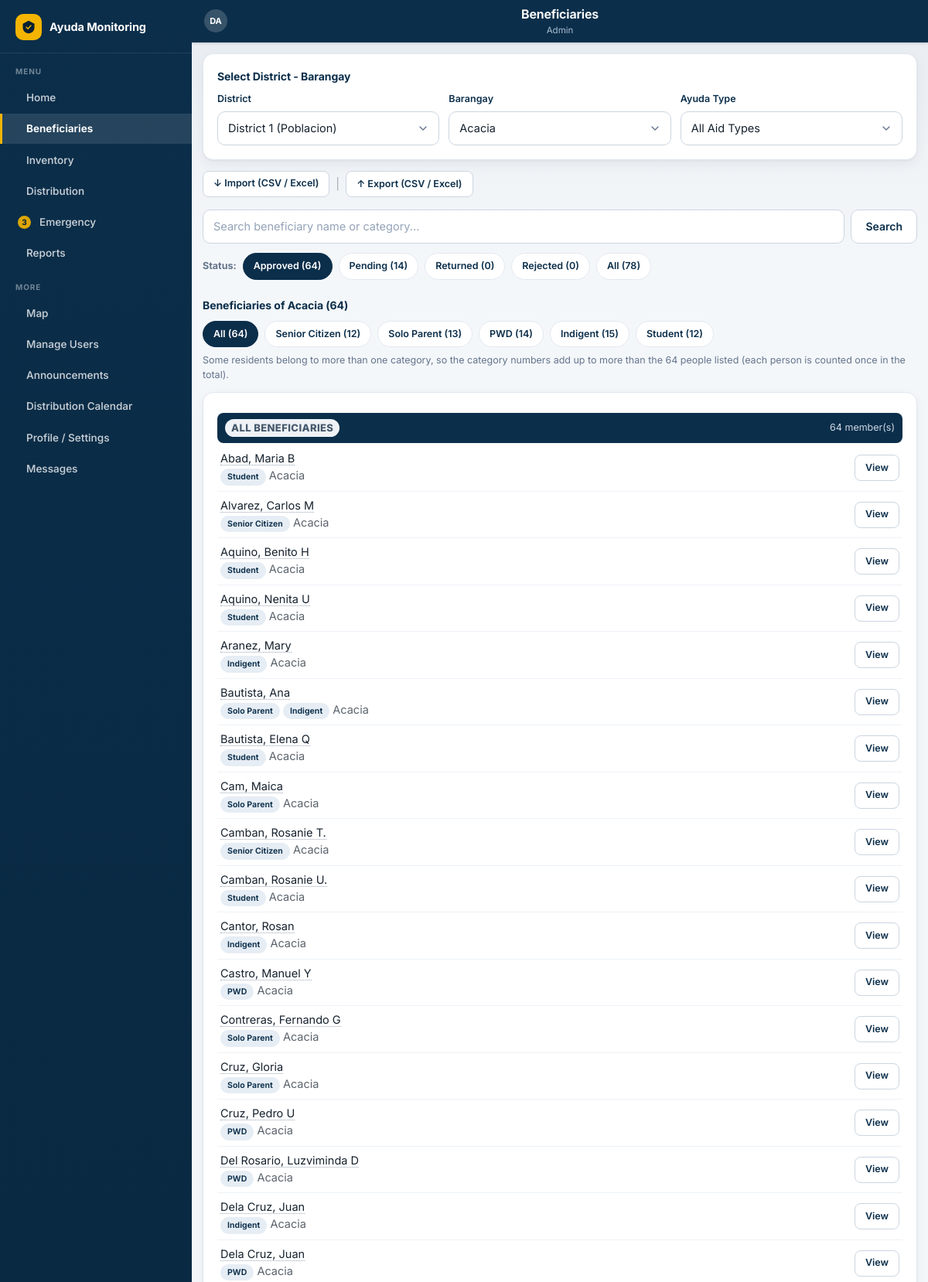
/beneficiaries.php (signed in, upper part), run on the app's committed database.
### tables this page shows
CREATE TABLE `barangays` (
  `id` int(11) NOT NULL AUTO_INCREMENT,
  `district_id` int(11) NOT NULL,
  `name` varchar(100) NOT NULL,
  `latitude` decimal(10,7) DEFAULT NULL,
  `longitude` decimal(10,7) DEFAULT NULL,
  PRIMARY KEY (`id`),
  KEY `district_id` (`district_id`),
  CONSTRAINT `barangays_ibfk_1` FOREIGN KEY (`district_id`) REFERENCES `districts` (`id`) ON DELETE CASCADE
);

CREATE TABLE `beneficiaries` (
  `id` int(11) NOT NULL AUTO_INCREMENT,
  `beneficiary_code` varchar(100) DEFAULT NULL,
  `full_name` varchar(150) NOT NULL,
  `first_name` varchar(100) DEFAULT NULL,
  `middle_initial` varchar(10) DEFAULT NULL,
  `last_name` varchar(100) DEFAULT NULL,
  `gender` enum('Female','Male','Prefer not to say') DEFAULT NULL,
  `civil_status` enum('Single','Married','Widowed','Separated/Annulled') DEFAULT NULL,
  `occupation` varchar(120) DEFAULT NULL,
  `daily_income` decimal(12,2) DEFAULT NULL,
  `monthly_income` decimal(12,2) DEFAULT NULL,
  `house_occupancy` enum('Owner','Renter','Sharer','Other') DEFAULT NULL,
  `lot_occupancy` enum('Owner','Renter','Sharer','Other') DEFAULT NULL,
  `date_of_birth` date DEFAULT NULL,
  `address` varchar(255) NOT NULL,
  `district_id` int(11) NOT NULL,
  `barangay_id` int(11) NOT NULL,
  `category` enum('Senior Citizen','Solo Parent','PWD','Indigent','Student') NOT NULL,
  `contact_number` varchar(20) DEFAULT NULL,
  `status` enum('pending','approved','rejected','returned') NOT NULL DEFAULT 'pending',
  `verification_step` enum('submitted','barangay','cswdo','approved') DEFAULT 'submitted',
  `is_duplicate` tinyint(1) NOT NULL DEFAULT 0,
  `password_hash` varchar(255) DEFAULT NULL,
  `approved_by` int(11) DEFAULT NULL,
  `approved_at` datetime DEFAULT NULL,
  `rejected_at` datetime DEFAULT NULL,
  `rejected_reason` varchar(255) DEFAULT NULL,
  `return_reason` varchar(255) DEFAULT NULL,
  `last_seen_updates_at` datetime DEFAULT NULL,
  `created_at` datetime DEFAULT current_timestamp(),
  `reset_token` varchar(64) DEFAULT NULL,
  `reset_expires` datetime DEFAULT NULL,
  PRIMARY KEY (`id`),
  UNIQUE KEY `beneficiary_code` (`beneficiary_code`),
  KEY `district_id` (`district_id`),
  KEY `barangay_id` (`barangay_id`),
  KEY `approved_by` (`approved_by`),
  CONSTRAINT `beneficiaries_ibfk_1` FOREIGN KEY (`district_id`) REFERENCES `districts` (`id`),
  CONSTRAINT `beneficiaries_ibfk_2` FOREIGN KEY (`barangay_id`) REFERENCES `barangays` (`id`),
  CONSTRAINT `beneficiaries_ibfk_3` FOREIGN KEY (`approved_by`) REFERENCES `users` (`id`) ON DELETE SET NULL
);

### includes/functions.php (called while the page is built, shortened)
<?php
function e(?string $str): string {
    return htmlspecialchars((string)$str, ENT_QUOTES, 'UTF-8');
}
function formatName(?string $fullName): string {
    $fn = trim((string)$fullName);
    if (strpos($fn, ',') !== false) return $fn;
    $parts = preg_split('/\s+/', $fn);
    $surname = array_pop($parts);
    return $surname . ', ' . implode(' ', $parts);
}
function getBarangays(PDO $pdo, int $districtId): array {
    $stmt = $pdo->prepare("SELECT * FROM barangays WHERE district_id = ? ORDER BY name");
    $stmt->execute([$districtId]);
    return $stmt->fetchAll();
}
function getBarangayById(PDO $pdo, int $id): ?array {
    $stmt = $pdo->prepare("SELECT b.*, d.name AS district_name FROM barangays b JOIN districts d ON d.id = b.district_id WHERE b.id = ?");
    $stmt->execute([$id]);
    $r = $stmt->fetch();
    return $r ?: null;
}

### includes/_beneficiary_row.php (the view, shortened to what this page needs)
<div class="final-list-item" id="ben-<?= (int)$m['id'] ?>">
    <div>
        <div class="li-name">
            <a href="beneficiary_detail.php?id=<?= (int)$m['id'] ?>" style="color:inherit;text-decoration:none;border-bottom:1px dotted #9aa7b5;">
                <?= e(formatName($m['full_name'])) ?>
            </a>
        </div>
        <div class="li-sub">
            <?php
            $rowCats = $m['categories'] ?? [(string)($m['category'] ?? '')];
            $rowCats = array_values(array_filter($rowCats, fn($c) => $c !== ''));
            ?>
            <?php foreach ($rowCats as $rc): ?><span class="badge badge-navy" style="font-size:10.5px;"><?= e($rc) ?></span> <?php endforeach; ?>
            <span style="opacity:.7;"><?= e($m['barangay_name']) ?></span>
        </div>
    </div>
    <div class="d-flex align-center gap-2">
        <a href="beneficiary_detail.php?id=<?= (int)$m['id'] ?>" class="btn btn-outline btn-sm">View</a>
    </div>
</div>

### beneficiaries.php (shortened to what this page needs)
<?php
require_once __DIR__ . '/includes/functions.php';
$districtId = (int)($_GET['district_id'] ?? 0);
$barangayId = (int)($_GET['barangay_id'] ?? 0);
        $catFilter = $_GET['category'] ?? 'All';
        $q = trim($_GET['q'] ?? '');
$aidFilter = $_GET['aid_type'] ?? 'all';
$aidOptions = ['all' => 'All Aid Types', 'cash' => 'Cash', 'food_pack' => 'Food Packs', 'relief_goods' => 'Relief Goods', 'hygiene' => 'Hygiene'];
$statusTabs = ['approved' => 'Approved', 'pending' => 'Pending', 'returned' => 'Returned', 'rejected' => 'Rejected', 'all' => 'All'];
$statusFilter = strtolower(trim($_GET['status'] ?? 'approved'));
$districts = $pdo->query("SELECT * FROM districts ORDER BY id LIMIT 3")->fetchAll();
if ($districtId <= 0 && $districts) $districtId = (int)$districts[0]['id'];
$barangays = ($districtId > 0) ? getBarangays($pdo, $districtId) : [];
if ($barangayId <= 0 && $barangays) $barangayId = (int)$barangays[0]['id'];
$selectedBarangay = $barangayId > 0 ? getBarangayById($pdo, $barangayId) : null;
$categories = BENEFICIARY_CATEGORIES;
$barangayIdInt = (int)$barangayId;
$memberSql = "SELECT b.*, br.name AS barangay_name, d.name AS district_name
              FROM beneficiaries b
              JOIN barangays br ON br.id = b.barangay_id
              JOIN districts d ON d.id = b.district_id
              WHERE b.barangay_id = ?";
$mParams = [$barangayIdInt];
if ($statusFilter !== 'all') {
    $memberSql .= " AND b.status = ?";
    $mParams[] = $statusFilter;
}
$memberSql .= " ORDER BY b.full_name ASC, b.id ASC";
$mStmt = $pdo->prepare($memberSql);
$mStmt->execute($mParams);
$members = $mStmt->fetchAll();
$membersByCategory = [];
foreach ($members as $m) {
    foreach ($m['categories'] as $cc) { $membersByCategory[$cc][] = $m; }
}
$totalMembers = count($members);
$selectedCat = ($catFilter !== 'All' && in_array($catFilter, $categories, true)) ? $catFilter : 'All';
?>
<!DOCTYPE html>
<html lang="en">
<head>
<link rel="stylesheet" href="assets/css/style.css?v=20261019b">
</head>
<body>
<div class="app-shell wide">
    <?php include __DIR__ . '/includes/app_header.php'; ?>
    <div class="content">
        <div class="card" style="margin-bottom:14px;">
            <div class="section-title" style="margin:0 0 10px;">Select District - Barangay</div>
            <form method="GET" class="picker-bar">
                <div class="form-group" style="flex:1;min-width:170px;margin-bottom:0;">
                    <label>District</label>
                    <select name="district_id" class="form-control" onchange="location.href='beneficiaries.php?district_id='+this.value+'&status=<?= e($statusFilter) ?>&aid_type=<?= e($aidFilter) ?>'">
                        <?php foreach ($districts as $i => $d): ?>
                            <option value="<?= (int)$d['id'] ?>" <?= $districtId === (int)$d['id'] ? 'selected' : '' ?>>District <?= (int)$i + 1 ?> (<?= e($d['name']) ?>)</option>
                        <?php endforeach; ?>
                    </select>
                </div>
                <div class="form-group" style="flex:1;min-width:170px;margin-bottom:0;">
                    <label>Barangay</label>
                    <select name="barangay_id" class="form-control" onchange="this.form.submit()">
                        <?php foreach ($barangays as $b): ?>
                            <option value="<?= (int)$b['id'] ?>" <?= $barangayId === (int)$b['id'] ? 'selected' : '' ?>><?= e($b['name']) ?></option>
                        <?php endforeach; ?>
                    </select>
                </div>
                <div class="form-group" style="flex:1;min-width:150px;margin-bottom:0;">
                    <label>Ayuda Type</label>
                    <select name="aid_type" class="form-control" onchange="this.form.submit()">
                        <?php foreach ($aidOptions as $ak => $al): ?>
                            <option value="<?= e($ak) ?>" <?= $aidFilter === $ak ? 'selected' : '' ?>><?= e($al) ?></option>
                        <?php endforeach; ?>
                    </select>
                </div>
            </form>
        </div>
        <div class="d-flex gap-2 mb-3" style="flex-wrap:wrap;justify-content:space-between;align-items:center;">
            <div class="d-flex gap-2" style="flex-wrap:wrap;align-items:center;">
                <a href="import.php" class="btn btn-outline btn-sm">&#8595; Import (CSV / Excel)</a>
                <span style="opacity:.35;">|</span>
                <div class="dropdown">
                    <button type="button" class="btn btn-outline btn-sm" onclick="toggleExportMenu(this)">&#8593; Export (CSV / Excel)</button>
                </div>
            </div>
        </div>
        <?php if ($selectedBarangay): ?>
        <form method="GET" class="search-bar">
            <input type="text" name="q" class="form-control" value="<?= e($q) ?>" placeholder="Search beneficiary name or category...">
            <button class="btn btn-outline">Search</button>
        </form>
        <?php endif; ?>
        <?php
        $statusCounts = ['approved' => 0, 'pending' => 0, 'returned' => 0, 'rejected' => 0];
        $scSql = "SELECT b.status, COUNT(*) n FROM beneficiaries b WHERE b.barangay_id = ?";
        $scParams = [$barangayIdInt];
        $scSql .= " GROUP BY b.status";
        $scStmt = $pdo->prepare($scSql);
        $scStmt->execute($scParams);
        foreach ($scStmt->fetchAll() as $scr) { if (isset($statusCounts[$scr['status']])) $statusCounts[$scr['status']] = (int)$scr['n']; }
        $statusTotal = array_sum($statusCounts);
        ?>
        <div class="d-flex gap-2 mb-2" style="flex-wrap:wrap;align-items:center;">
            <span class="small text-muted" style="font-weight:700;">Status:</span>
            <?php foreach ($statusTabs as $sk => $sl):
                $scnt = ($sk === 'all') ? $statusTotal : ($statusCounts[$sk] ?? 0); ?>
                <a href="?district_id=<?= $districtId ?>&barangay_id=<?= $barangayId ?>&category=<?= urlencode($selectedCat) ?>&status=<?= urlencode($sk) ?>&aid_type=<?= urlencode($aidFilter) ?>&q=<?= urlencode($q) ?>"
                   class="chip <?= $statusFilter === $sk ? 'active' : '' ?>"><?= e($sl) ?> (<?= $scnt ?>)</a>
            <?php endforeach; ?>
        </div>
        <div class="section-title">Beneficiaries of <?= $selectedBarangay ? e($selectedBarangay['name']) : 'â€”' ?> (<?= $totalMembers ?>)</div>
        <?php
        $membershipSum = 0;
        foreach ($categories as $c) $membershipSum += count($membersByCategory[$c] ?? []);
        ?>
        <div class="d-flex gap-2 mb-3" style="flex-wrap:wrap;">
            <a href="?district_id=<?= $districtId ?>&barangay_id=<?= $barangayId ?>&category=All&status=<?= urlencode($statusFilter) ?>&aid_type=<?= urlencode($aidFilter) ?>&q=<?= urlencode($q) ?>" class="chip <?= $selectedCat==='All' ? 'active' : '' ?>">All (<?= $totalMembers ?>)</a>
            <?php foreach ($categories as $c): $cnt = count($membersByCategory[$c] ?? []); ?>
                <a href="?district_id=<?= $districtId ?>&barangay_id=<?= $barangayId ?>&category=<?= urlencode($c) ?>&status=<?= urlencode($statusFilter) ?>&aid_type=<?= urlencode($aidFilter) ?>&q=<?= urlencode($q) ?>"
                   class="chip <?= $selectedCat===$c ? 'active' : '' ?>"><?= e($c) ?> (<?= $cnt ?>)</a>
            <?php endforeach; ?>
        </div>
        <?php if ($membershipSum > $totalMembers): ?>
            <div class="small text-muted" style="margin-top:-8px;margin-bottom:12px;">
                <?= svgIcon('info', 13) ?> Some residents belong to more than one category, so the category numbers add up to more than the <?= $totalMembers ?> people listed (each person is counted once in the total).
            </div>
        <?php endif; ?>
        <?php
        $listMembers = $selectedCat === 'All' ? $members : ($membersByCategory[$selectedCat] ?? []);
        ?>
        <div class="card" style="margin-bottom:14px;">
            <?php if (!$listMembers): ?>
                <div class="empty-state">
                    <div class="es-icon"><?= svgIcon('users', 30) ?></div>
                    <?= $selectedCat === 'All' ? 'No beneficiaries in this barangay.' : 'No ' . e($selectedCat) . ' members in this barangay.' ?>
                </div>
            <?php else: ?>
                <div class="cat-group">
                    <div class="cat-header">
                        <span class="cat-tag"><?= $selectedCat === 'All' ? 'All Beneficiaries' : e($selectedCat) ?></span>
                        <span class="small"><?= count($listMembers) ?> member(s)<?= $aidFilter !== 'all' ? ' • Filtered by: ' . e($aidOptions[$aidFilter] ?? $aidFilter) : '' ?></span>
                    </div>
                    <?php foreach ($listMembers as $m): ?>
                        <?php include __DIR__ . '/includes/_beneficiary_row.php'; ?>
                    <?php endforeach; ?>
                </div>
            <?php endif; ?>
        </div>
    </div>
    <?php include __DIR__ . '/includes/app_bottomnav.php'; ?>
</div>
</body>
</html>

### beneficiaries.php (style rules this page uses)
.final-list-item { display:flex; align-items:center; justify-content:space-between; gap:10px; padding:7px 4px; border-bottom:1px solid #eef2f7; }
.cat-group { margin:6px 0; }
.cat-header { background:var(--navy); color:#fff; border-radius:8px; padding:8px 10px; margin:8px 0 2px; display:flex; align-items:center; justify-content:space-between; }
.cat-tag { font-weight:800; font-size:13px; text-transform:uppercase; letter-spacing:.4px; }
.cat-header .small { color:#cfd8e6 !important; }
.picker-bar { display:flex; gap:12px; flex-wrap:wrap; align-items:flex-end; }
.dropdown { position:relative; display:inline-block; }

### data on the page
barangays: name "Acacia"
beneficiaries: full_name "Abad, Maria B", rc "Student", barangay.name "Acacia"
beneficiaries: full_name "Alvarez, Carlos M", rc "Senior Citizen", barangay.name "Acacia"
beneficiaries: full_name "Aquino, Benito H", rc "Student", barangay.name "Acacia"
beneficiaries: full_name "Aquino, Nenita U", rc "Student", barangay.name "Acacia"
beneficiaries: full_name "Aranez, Mary", rc "Indigent", barangay.name "Acacia"
beneficiaries: full_name "Bautista, Ana", rc "Solo Parent", rc "Indigent", barangay.name "Acacia"
beneficiaries: full_name "Bautista, Elena Q", rc "Student", barangay.name "Acacia"
beneficiaries: full_name "Cam, Maica", rc "Solo Parent", barangay.name "Acacia"
beneficiaries: full_name "Camban, Rosanie T.", rc "Senior Citizen", barangay.name "Acacia"
beneficiaries: full_name "Camban, Rosanie U.", rc "Student", barangay.name "Acacia"
beneficiaries: full_name "Cantor, Rosan", rc "Indigent", barangay.name "Acacia"
beneficiaries: full_name "Castro, Manuel Y", rc "PWD", barangay.name "Acacia"
beneficiaries: full_name "Contreras, Fernando G", rc "Solo Parent", barangay.name "Acacia"
beneficiaries: full_name "Cruz, Gloria", rc "Solo Parent", barangay.name "Acacia"
beneficiaries: full_name "Cruz, Pedro U", rc "PWD", barangay.name "Acacia"
beneficiaries: full_name "Del Rosario, Luzviminda D", rc "PWD", barangay.name "Acacia"
beneficiaries: full_name "Dela Cruz, Juan", rc "Indigent", barangay.name "Acacia"
beneficiaries: full_name "Dela Cruz, Juan", rc "PWD", barangay.name "Acacia"

### other printed values
$hdrTitle "Beneficiaries"
$initials "DA"
$sl "Approved"
$scnt "64"
$sl "Pending"
$scnt "14"
$sl "Returned"
$scnt "0"
$sl "Rejected"
$sl "All"
$scnt "78"
$totalMembers "64"
$c "Senior Citizen"
$cnt "12"
$c "Solo Parent"
